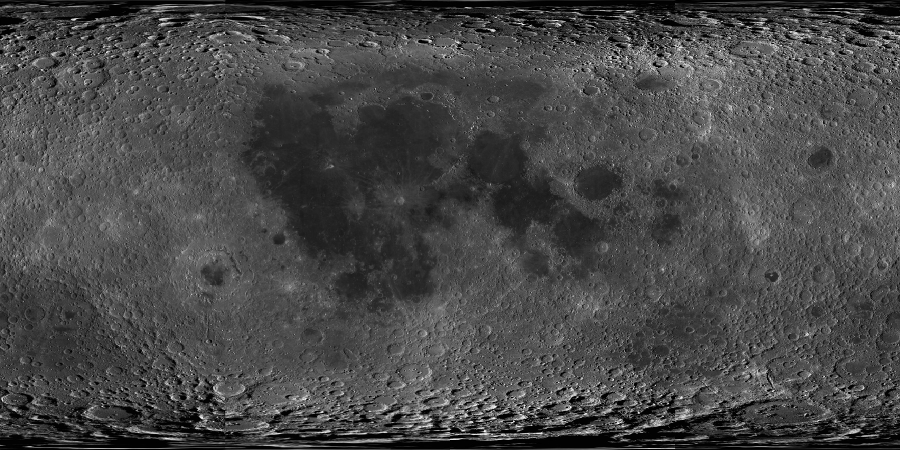
#> input picture examples/lunar-global-wac.jpg, 1800 x 900 px (shown at 1/2 size)
$ python -i recover_lunar_outlines.py   (imports and definitions only)
#> lines starting #> are read from the running program, lines starting #| are printed output that depends on the picture
"""Recover the plotted paths and register the archival lunar frame."""

import json
import re
import subprocess
import xml.etree.ElementTree as ET
from pathlib import Path
from tempfile import TemporaryDirectory

import matplotlib.pyplot as plt
import numpy as np
from PIL import Image
from scipy.ndimage import gaussian_filter, map_coordinates
from scipy.optimize import minimize
from scipy.spatial import cKDTree

ROOT = Path(__file__).resolve().parents[1]
FIGURE_PAGE = 57
ARCHIVAL_CROP = (1053, 198, 2036, 675)


# [40 lines left out: functions read_panels, compare_power, not called in this run]


def register_frame(image: Path) -> dict[str, float]:
    """Fit a spherical Mercator frame by image correlation with the LROC mosaic."""
#> called with image = '../examples/lunar-global-wac.jpg'
    with Image.open(image) as archival:
#> archival is the input picture: PIL image 1800x900 L; min 0, max 255, mean 71.7
        crop = archival.crop(ARCHIVAL_CROP).convert("L").resize((246, 119))
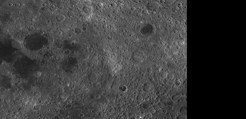
#> crop: PIL image 246x119 L; min 0, max 205, mean 59.1
    historic = np.asarray(crop, dtype=float)
    modern = np.asarray(plt.imread(ROOT / "examples" / "lunar-global-wac.jpg"), dtype=float)
#> modern: shape (900, 1800) float64; min 0, max 255, mean 71.7
    x, y = np.meshgrid((np.arange(246) + 0.5) / 246, 1 - (np.arange(119) + 0.5) / 119)
    use = (x > 0.06) & (x < 0.94) & (y > 0.10) & (y < 0.89)
    reference = gaussian_filter(historic, 2)[use]

    def objective(bounds: np.ndarray) -> float:
        west, east, north = bounds
        longitude = west + (east - west) * x
        mercator_y = np.arcsinh(np.tan(np.deg2rad(north))) * y
        latitude = np.rad2deg(np.arctan(np.sinh(mercator_y)))
        sampled = map_coordinates(
            modern,
            [(90 - latitude) * 5 - 0.5, (longitude + 180) * 5 - 0.5],
            order=1,
            mode="nearest",
        )
        return -float(np.corrcoef(reference, gaussian_filter(sampled, 2)[use])[0, 1])

    fit = minimize(objective, [-60, 60, 60], method="Nelder-Mead", options={"maxiter": 600})
#> in objective (call 2), `west, east, north = bounds`: west = -63; east = 60
#> in objective (call 2), `longitude = west + (east - west) * x`:
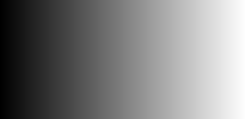
#> longitude: shape (119, 246) float64; min -62.75, max 59.75, mean -1.5; drawn with min black and max white
#> in objective (call 2), `mercator_y = np.arcsinh(np.tan(np.deg2rad(north))) * y`:
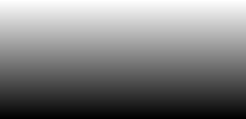
#> mercator_y: shape (119, 246) float64; min 0.00553, max 1.31, mean 0.658; drawn with min black and max white
#> in objective (call 2), `latitude = np.rad2deg(np.arctan(np.sinh(mercator_y)))`:
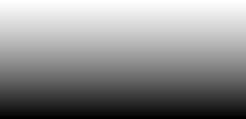
#> latitude: shape (119, 246) float64; min 0.317, max 59.84, mean 33.4; drawn with min black and max white
#> in objective (call 11), `west, east, north = bounds`: west = -71; east = 40; north = 64
#> in objective (call 11), `sampled = map_coordinates( modern, [(90 - latitude) * 5 - 0.5, (longit..`:
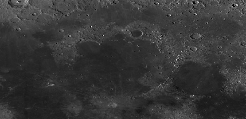
#> sampled: shape (119, 246) float64; min 0.116, max 229, mean 55.2
#> in objective (call 12), `west, east, north = bounds`: west = -72; north = 67
#> in objective (call 12), `sampled = map_coordinates( modern, [(90 - latitude) * 5 - 0.5, (longit..`:
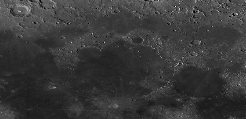
#> sampled: shape (119, 246) float64; min 0.208, max 252.4, mean 57.6
#> in objective (call 13), `west, east, north = bounds`: west = -79; east = 32.67; north = 65.67
#> in objective (call 13), `sampled = map_coordinates( modern, [(90 - latitude) * 5 - 0.5, (longit..`:
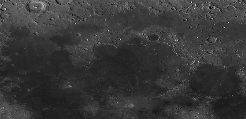
#> sampled: shape (119, 246) float64; min 0.983, max 229.8, mean 56.4
#> fit = 8 items
    if not fit.success:
        raise RuntimeError("Archival image registration did not converge.")
    west, east, north = fit.x
#> west = -68.44; east = 38.54; north = 60.63
    return {
        "west": round(float(west), 4),
        "east": round(float(east), 4),
        "south": 0.0,
        "north": round(float(north), 4),
        "image_correlation": round(float(-fit.fun), 4),
    }


# [26 lines left out: function main, not called in this run]


# [2 lines not run here, left out]

>>> result = register_frame('../examples/lunar-global-wac.jpg')
#> result = {'west': -68.44, 'east': 38.54, 'south': 0, 'north': 60.63, 'image_correlation': 0.0631}
